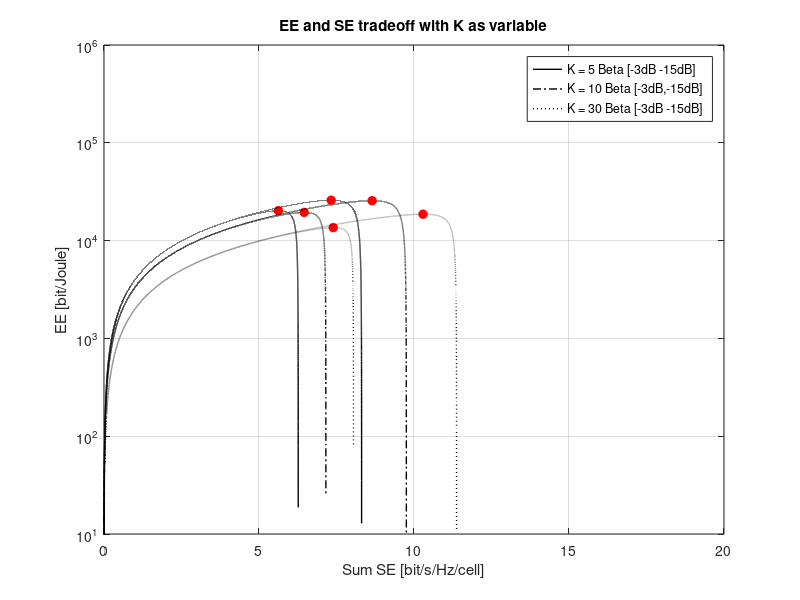

The MATLAB source for this figure:
%Empty workspace and close figures
close all;
clear;


%% Propagation and hardware parameters

%Communication bandwidth
B = 0.1*10^(6); %100 kHz

%PA efficiency
mu = 0.4;

%Number of BS antennas
M = 10;

%Define range of number of UEs
Krange = [ 5 10 30];

%Fixed circuit power per BS (in Watt)
P_FIX = 10;

%Circuit power per BS antenna (in Watt)
P_BS = 1;

%Circuit power UE (in Watt)
P_UE = 1;

%Range of sum SE values
sumSE = (0:0.00002:14)';

%Select ratio between noise power and beta_0^0
sigma2_beta = 10^(-6*0.1);

%Compute nu_0 in (5.14)
nu_0 = sigma2_beta/mu;

%Define range of strengths of inter-cell interference = [-3 dB, -15 dB]
barbetaRange = [10^(-3/10) 10^(-15/10)];


%% Go through range of strengths of inter-cell interference
for index3 = 1:length(barbetaRange)
    
    %Prepare to save simulation results
    txPower = zeros(length(sumSE),length(Krange));
    EE = zeros(length(sumSE),length(Krange));
    maxEE = zeros(length(Krange),1);
    maxSumSE = zeros(length(Krange),1);
    
    
    %Go through range of number of UEs
    for index1 = 1:length(Krange)
        
        %Extract strength of inter-cell interference
        barbeta = barbetaRange(index3);
        
        %Extract number of UEs
        K = Krange(index1);
        
        
        %Go through range of SE values
        for index2 = 1:length(sumSE)
            
            %Compute transmit power using (5.27)
            p = sigma2_beta*((M-1)/(2^sumSE(index2) - 1) - K*barbeta +1 - K)^(-1);
            
            %Skip SEs for which there are no feasible transmit powers
            if p < 0
                
                break;
                
            end
            
            %Compute the EE using (5.28)
            EE(index2,index1) = B*K*sumSE(index2)/(K*p/mu + P_FIX + M*P_BS + K*P_UE);
            
            %Compute transmit power
            txPower(index2,index1) = K*p/mu;
            
        end
        
        %Find EE-maximizing point on each curve
        [max_value, index_max ] = max(EE(:,index1));
        maxEE(index1) = max_value;
        maxSumSE(index1) = K*sumSE(index_max);
        
    end
    
    %Plot the simulation reults
    figure(1); hold on; box on; grid on;
    plot(Krange(1)*sumSE,EE(:,1),'k','LineWidth',1);
    plot(Krange(2)*sumSE,EE(:,2),'k-.','LineWidth',1);
    plot(Krange(3)*sumSE,EE(:,3),'k:','LineWidth',1);
    plot(maxSumSE,maxEE,'ro','LineWidth',1,'MarkerFaceColor','r');
    
end

set(gca,'YScale','log');
axis([0 20 10 10^6])

xlabel('Sum SE [bit/s/Hz/cell]');
ylabel('EE [bit/Joule]');
title('EE and SE tradeoff with K as variable');
legend('K = 5 Beta [-3dB -15dB]','K = 10 Beta [-3dB,-15dB]', 'K = 30 Beta [-3dB -15dB]','Location','NorthEast');
